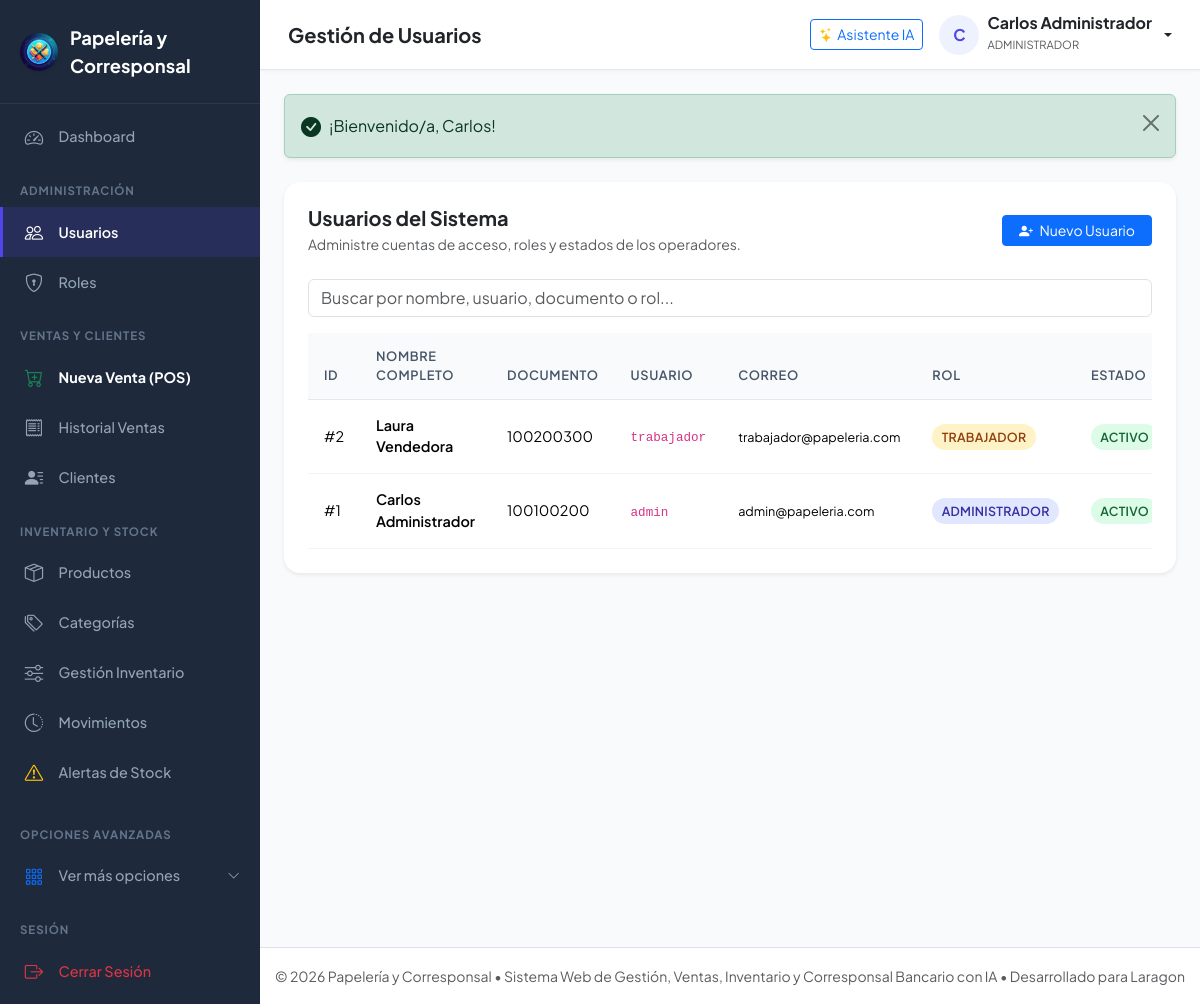
Screenshot of /Public/usuarios (signed in) with the database file from the repository.
### tables this page shows
CREATE TABLE IF NOT EXISTS `usuario` (
    `id_usuario` INT AUTO_INCREMENT PRIMARY KEY,
    `id_rol` INT NOT NULL,
    `nombre` VARCHAR(100) NOT NULL,
    `apellido` VARCHAR(100) NOT NULL,
    `documento` VARCHAR(30) NOT NULL UNIQUE,
    `telefono` VARCHAR(20) NULL,
    `correo` VARCHAR(150) UNIQUE,
    `nombre_usuario` VARCHAR(50) NOT NULL UNIQUE,
    `contrasena` VARCHAR(255) NOT NULL,
    `estado` ENUM('ACTIVO','INACTIVO') NOT NULL DEFAULT 'ACTIVO',
    `fecha_registro` DATETIME NOT NULL DEFAULT CURRENT_TIMESTAMP,
    `ultimo_acceso` DATETIME NULL,
    CONSTRAINT `fk_usuario_rol` FOREIGN KEY (`id_rol`) REFERENCES `rol`(`id_rol`) ON UPDATE CASCADE
);

CREATE TABLE IF NOT EXISTS `rol` (
    `id_rol` INT AUTO_INCREMENT PRIMARY KEY,
    `nombre` ENUM('ADMINISTRADOR','TRABAJADOR') NOT NULL UNIQUE,
    `descripcion` VARCHAR(200) NULL
);

### Controllers/UsuarioController.php (called while the page is built, shortened)
<?php
require_once __DIR__ . '/../Models/Usuario.php';
class UsuarioController {
    private Usuario $usuarioModel;
    public function __construct() {
        $this->usuarioModel = new Usuario();
    }
    public function index(): void {
        $usuarios = $this->usuarioModel->getAll();
        require_once VIEWS_PATH . '/Usuarios/index.php';
    }
}

### Public/index.php (called while the page is built, shortened)
<?php
require_once __DIR__ . '/../Config/config.php';
Router::resolve();

### Config/config.php (called while the page is built, shortened)
<?php
function env($key, $default = null) {
    $value = getenv($key);
    return $value;
}
function url($path = '') {
    $path = ltrim($path, '/');
    return BASE_URL . ($path ? '/' . $path : '');
}
function sanitize($data) {
    return htmlspecialchars(trim((string)$data), ENT_QUOTES, 'UTF-8');
}

### Config/database.php (called while the page is built, shortened)
<?php
require_once __DIR__ . '/config.php';
class Database {
    private static ?PDO $instance = null;
    public static function getConnection(): PDO {
        if (self::$instance === null) {
            $host = env('DB_HOST', '127.0.0.1');
            $port = env('DB_PORT', '3306');
            $dbName = env('DB_DATABASE', 'papeleria_corresponsal');
            $username = env('DB_USERNAME', 'root');
            $password = env('DB_PASSWORD', '');
            $dsn = "mysql:host={$host};port={$port};dbname={$dbName};charset=utf8mb4";
            $options = [
                PDO::ATTR_ERRMODE            => PDO::ERRMODE_EXCEPTION,
                PDO::ATTR_DEFAULT_FETCH_MODE => PDO::FETCH_ASSOC,
                PDO::ATTR_EMULATE_PREPARES   => false,
                PDO::MYSQL_ATTR_INIT_COMMAND => "SET NAMES utf8mb4 COLLATE utf8mb4_unicode_ci"
            ];
            try {
                self::$instance = new PDO($dsn, $username, $password, $options);
            } catch (PDOException $e) {
                try {
                    $dsnNoDb = "mysql:host={$host};port={$port};charset=utf8mb4";
                    return new PDO($dsnNoDb, $username, $password, $options);
                } catch (PDOException $ex) {
                    die("Error crítico de conexión a la base de datos en Laragon: " . $ex->getMessage());
                }
            }
        }
        return self::$instance;
    }
}

### models/Usuario.php (called while the page is built, shortened)
<?php
require_once __DIR__ . '/../Config/database.php';
class Usuario {
    private PDO $db;
    public function __construct() {
        $this->db = Database::getConnection();
    }
    public function getAll(): array {
        $sql = "SELECT u.*, r.nombre AS rol_nombre
                FROM usuario u
                JOIN rol r ON u.id_rol = r.id_rol
                ORDER BY u.id_usuario DESC";
        $stmt = $this->db->query($sql);
        return $stmt->fetchAll();
    }
}

### Views/Usuarios/index.php (the view, shortened to what this page needs)
<?php
require_once VIEWS_PATH . '/Layouts/header.php';
?>
<div class="card shadow-sm border-0 rounded-4 p-4">
    <div class="d-flex flex-column flex-sm-row justify-content-between align-items-sm-center gap-3 mb-4">
        <div>
            <h5 class="fw-bold mb-1">Usuarios del Sistema</h5>
            <p class="text-muted small mb-0">Administre cuentas de acceso, roles y estados de los operadores.</p>
        </div>
        <a href="<?= url('usuarios/create') ?>" class="btn btn-primary btn-sm px-3">
            <i class="bi bi-person-plus-fill me-1"></i> Nuevo Usuario
        </a>
    </div>
    <div class="mb-3">
        <input type="text" class="form-control table-search-input" data-table="tabla-usuarios" placeholder="Buscar por nombre, usuario, documento o rol...">
    </div>
    <div class="table-responsive">
        <table class="table table-custom mb-0" id="tabla-usuarios">
            <thead>
                <tr>
                    <th>ID</th>
                    <th>Nombre Completo</th>
                    <th>Documento</th>
                    <th>Usuario</th>
                    <th>Correo</th>
                    <th>Rol</th>
                    <th>Estado</th>
                </tr>
            </thead>
            <tbody>
                <?php foreach ($usuarios as $u): ?>
                    <tr>
                        <td>#<?= $u['id_usuario'] ?></td>
                        <td class="fw-semibold"><?= sanitize($u['nombre'] . ' ' . $u['apellido']) ?></td>
                        <td><?= sanitize($u['documento']) ?></td>
                        <td><code><?= sanitize($u['nombre_usuario']) ?></code></td>
                        <td><small><?= sanitize($u['correo'] ?? '-') ?></small></td>
                        <td>
                            <span class="badge-custom <?= $u['rol_nombre'] === 'ADMINISTRADOR' ? 'badge-admin' : 'badge-worker' ?>">
                                <?= sanitize($u['rol_nombre']) ?>
                            </span>
                        </td>
                        <td>
                            <span class="badge-custom <?= $u['estado'] === 'ACTIVO' ? 'badge-active' : 'badge-inactive' ?>">
                                <?= $u['estado'] ?>
                            </span>
                        </td>
                    </tr>
                <?php endforeach; ?>
            </tbody>
        </table>
    </div>
</div>
<?php require_once VIEWS_PATH . '/Layouts/footer.php'; ?>

### Public/css/style.css (style rules this page uses)
:root { --primary-color: #4f46e5; --primary-hover: #4338ca; --primary-light: #eef2ff; --secondary-color: #0ea5e9; --success-color: #10b981; --warning-color: #f59e0b; --danger-color: #ef4444; --dark-bg: #0f172a; --sidebar-bg: #1e293b; --sidebar-hover: #334155; --sidebar-text: #94a3b8; --sidebar-active: #ffffff; --card-bg: #ffffff; --body-bg: #f8fafc; --border-color: #e2e8f0; --text-main: #1e293b; --text-muted: #64748b; --radius-sm: 8px; --radius-md: 12px; --radius-lg: 16px; --shadow-sm: 0 1px 3px rgba(0,0,0,0.05); --shadow-md: 0 4px 6px -1px rgba(0,0,0,0.07), 0 2px 4px -2px rgba(0,0,0,0.05); --shadow-lg: 0 10px 15px -3px rgba(0,0,0,0.08), 0 4px 6px -4px rgba(0,0,0,0.04); }
body { font-family: 'Plus Jakarta Sans', 'Inter', -apple-system, BlinkMacSystemFont, 'Segoe UI', Roboto, sans-serif; background-color: var(--body-bg); color: var(--text-main); min-height: 100vh; display: flex; flex-direction: column; }
.table-custom { border-collapse: separate; border-spacing: 0; width: 100%; }
.table-custom th { background: #f8fafc; color: #475569; font-size: 0.8rem; text-transform: uppercase; letter-spacing: 0.05em; font-weight: 600; border-bottom: 1px solid var(--border-color); padding: 0.85rem 1rem; }
.table-custom td { padding: 0.95rem 1rem; border-bottom: 1px solid #f1f5f9; vertical-align: middle; font-size: 0.9rem; }
.badge-custom { padding: 0.4em 0.75em; font-size: 0.78rem; font-weight: 600; border-radius: 20px; letter-spacing: 0.02em; }
.badge-active { background: #dcfce7; color: #166534; }
.badge-admin { background: #e0e7ff; color: #3730a3; }
.badge-worker { background: #fef3c7; color: #92400e; }

### rows the page displays
usuario: id_usuario "2", nombre+apellido "Laura Vendedora", documento "100200300", nombre_usuario "trabajador", correo "trabajador@papeleria.com", id_rol.nombre "TRABAJADOR", estado "ACTIVO"
usuario: id_usuario "1", nombre+apellido "Carlos Administrador", documento "100100200", nombre_usuario "admin", correo "admin@papeleria.com", id_rol.nombre "ADMINISTRADOR", estado "ACTIVO"

### other values shown
APP_NAME "Papelería y Corresponsal"
$pageTitle "Gestión de Usuarios"
substr($_SESSION['user_name'] ?? 'U', 0, 1) "C"
$_SESSION['user_name'] "Carlos Administrador"
$_SESSION['user_role'] "ADMINISTRADOR"
$flash['message'] "¡Bienvenido/a, Carlos!"
